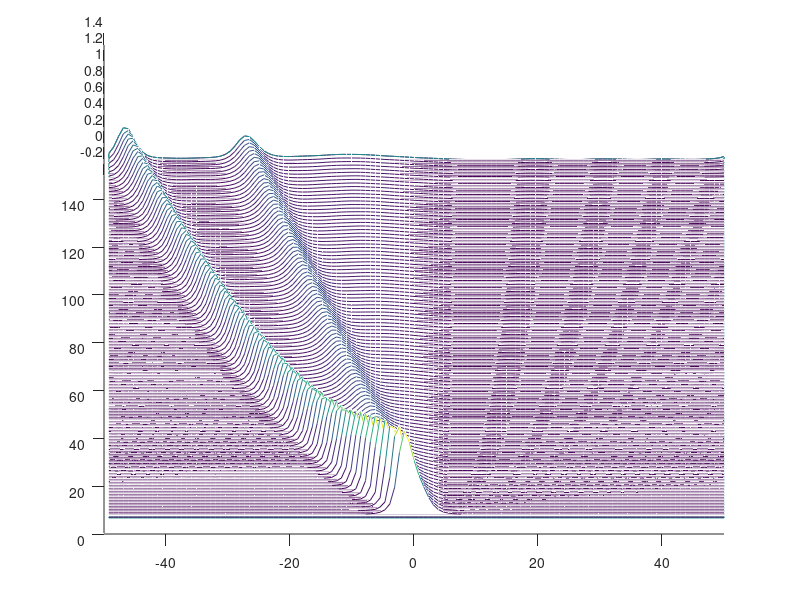

The MATLAB source for this figure:
% KT-ETDRK4.m - exponential time differencing method for solving the KdV equation given 
% by Kassam & Trefethen (2005) using ETDRK4 scheme 
%
% u_t = (1/6) * epsilon * u_xxx - (F-1) * u_x + (3/2) * alpha * u * u_x

% Spatial grid and initial condition:
nplots = 50;
N = 128;
Left = 50;
dx = 2*Left/N;
nu = 1;
xi = 0.5;
x = ((dx-Left):dx:Left)';
u = nu*sech(xi*x).^2;
u_hat = fft(u);

% Precompute various ETDRK4 scalar quantities:
h = 1/4; % time step
k = [0:N/2 -N/2+1:-1]'*(pi/Left); % wave numbers
alpha = 1; % nonlinear term
epsilon = 1; % dispersive term
F = 1; % Froude number
L = -1i*(k.^3).*(epsilon/6)-1i*k*(F-1); % linear operator
E = exp(h*L); E2 = exp(h*L/2);
M = 16; % no. of points for complex means
r = exp(1i*pi*((1:M)-.5)/M); % roots of unity
LR = h*L(:,ones(M,1)) + r(ones(N,1),:);
Q = h*real(mean( (exp(LR/2)-1)./LR ,2));
f1 = h*real(mean( (-4-LR+exp(LR).*(4-3*LR+LR.^2))./LR.^3 ,2));
f2 = h*real(mean( (2+LR+exp(LR).*(-2+LR))./LR.^3 ,2));
f3 = h*real(mean( (-4-3*LR-LR.^2+exp(LR).*(4-LR))./LR.^3 ,2));

% Main time-stepping loop:
tmax = 150; nmax = round(tmax/h); nplt = floor((tmax/100)/h);
uu = zeros(nmax,N);
tdata = h:h:tmax;
g = 1i*k*(3/4)*alpha; % nonlinear operator
for n = 1:nmax
  t = n*h;
  Nu_hat = g.*fft(real(ifft(u_hat)).^2);
  a = E2.*u_hat + Q.*Nu_hat;
  Na = g.*fft(real(ifft(a)).^2);
  b = E2.*u_hat + Q.*Na;
  Nb = g.*fft(real(ifft(b)).^2);
  c = E2.*a + Q.*(2*Nb-Nu_hat);
  Nc = g.*fft(real(ifft(c)).^2);
  u_hat = E.*u_hat + Nu_hat.*f1 + 2*(Na+Nb).*f2 + Nc.*f3;
  if mod(n,nplt)==0
    u = real(ifft(u_hat));
    uu(n,:) = u;
  end
end

% Plot results:
figure
waterfall(x,tdata,real(uu)), view(0,70),
xlim([-Left,Left]);
ylim([0,tmax]);
grid off
